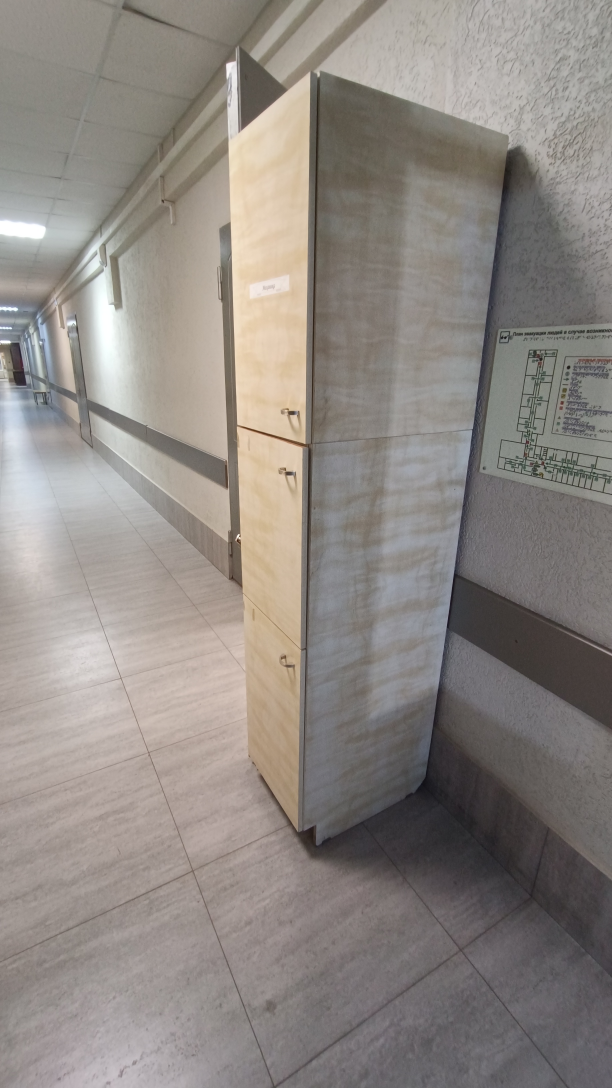
#> input picture управление/temp/6_3_1.jpg, 1836 x 3264 px (shown at 1/3 size)
$ python 6_3_2.py
#> lines starting #> are read from the running program, lines starting #| are printed output that depends on the picture
import cv2
import numpy as np
import matplotlib.pyplot as plt

# Загрузка изображений
img1 = cv2.imread('6_3_1.jpg')
#> img1 is the input picture: shape (3264, 1836, 3); mean B, G, R 131.4, 136.4, 142.7
img2 = cv2.imread('6_3_2.jpg')
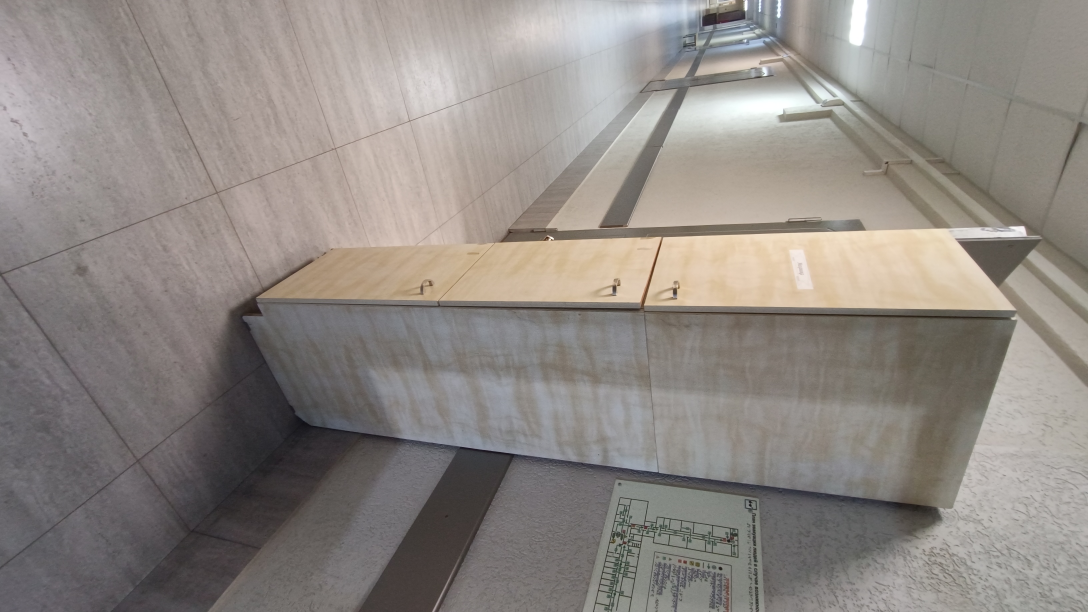
#> input picture управление/temp/6_3_2.jpg, 3264 x 1836 px (shown at 1/3 size)
#> img2 is the input picture: shape (1836, 3264, 3); mean B, G, R 131.4, 136.4, 142.7

if img1 is None or img2 is None:
    print("Ошибка: не удалось загрузить изображения")
    exit()

# Конвертация в оттенки серого
gray1 = cv2.cvtColor(img1, cv2.COLOR_BGR2GRAY)
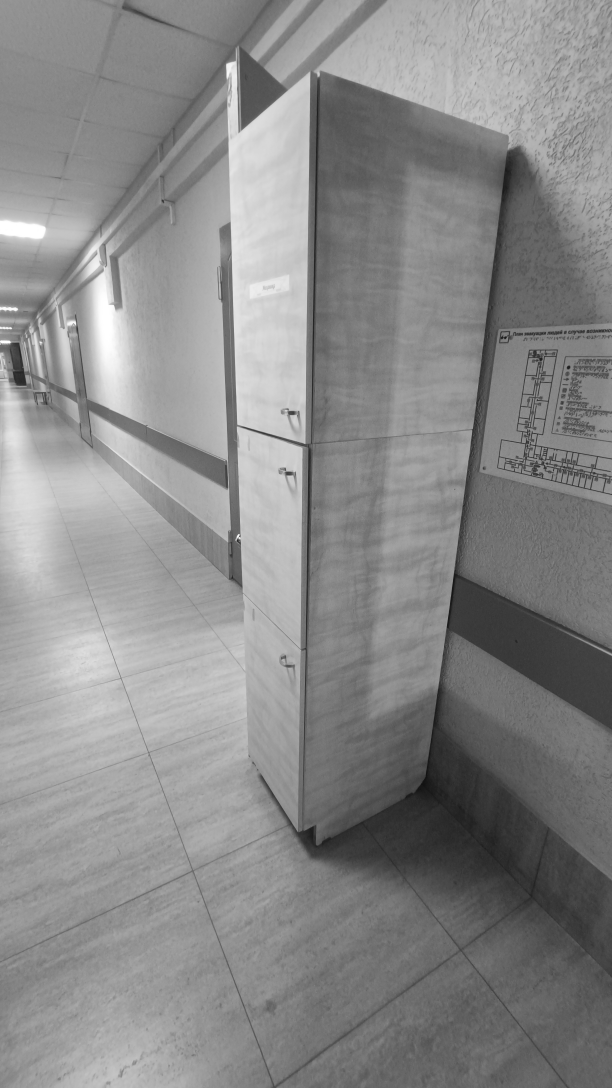
#> gray1: shape (3264, 1836) (shown at 1/3 size); min 15, max 255, mean 137.7
gray2 = cv2.cvtColor(img2, cv2.COLOR_BGR2GRAY)
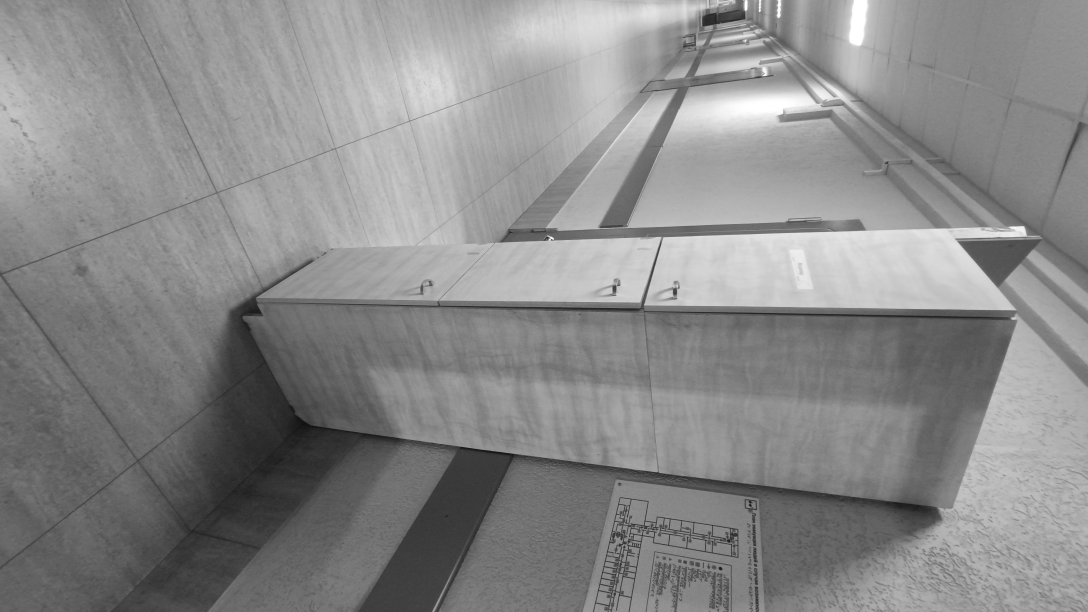
#> gray2: shape (1836, 3264) (shown at 1/3 size); min 15, max 255, mean 137.7

# ORB детектор
orb = cv2.ORB_create(nfeatures=2000)
kp1, des1 = orb.detectAndCompute(gray1, None)
#> kp1 = 2000 keypoints; strongest (x, y, size): (718, 1610, 31), (720, 1610, 31), (718, 1613, 31), (719, 1609, 37.2)
kp2, des2 = orb.detectAndCompute(gray2, None)
#> kp2 = 2000 keypoints; strongest (x, y, size): (1653, 718, 31), (1653, 720, 31), (1650, 718, 31), (1654, 719, 37.2)

# FLANN параметры для ORB
FLANN_INDEX_LSH = 6
index_params = dict(algorithm=FLANN_INDEX_LSH,
                    table_number=6,
                    key_size=12,
                    multi_probe_level=1)
search_params = dict(checks=50)

# FLANN матчер
flann = cv2.FlannBasedMatcher(index_params, search_params)

# Поиск совпадений (k=2 для проверки отношения)
matches = flann.knnMatch(des1, des2, k=2)
#> matches = 2000 matches

# Отбор хороших совпадений по критерию Lowe's ratio
good_matches = []
for match_pair in matches:
    if len(match_pair) == 2:
        m, n = match_pair
        if m.distance < 0.75 * n.distance:  # порог отношения
            good_matches.append(m)
#> after the loop, good_matches = 2000 matches

# Сортировка по расстоянию
good_matches = sorted(good_matches, key=lambda x: x.distance)

print(f"Найдено хороших совпадений: {len(good_matches)}")
#| Найдено хороших совпадений: 2000

# Визуализация
img_matches = cv2.drawMatches(img1, kp1, img2, kp2, good_matches[:100], None,
                              flags=cv2.DrawMatchesFlags_NOT_DRAW_SINGLE_POINTS)
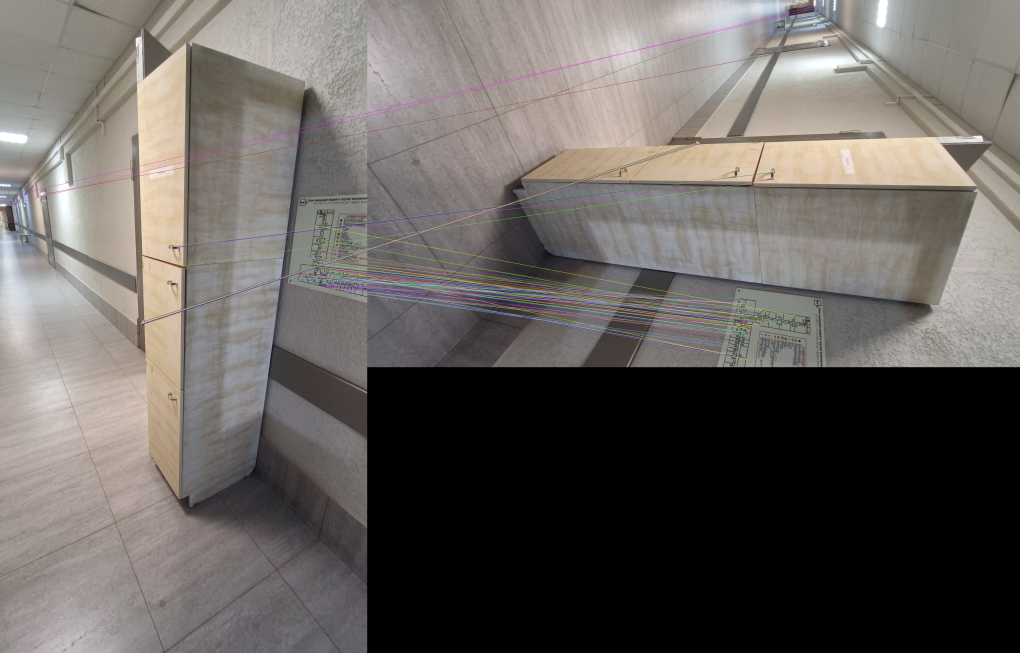
#> img_matches: shape (3264, 5100, 3) (shown at 1/5 size); mean B, G, R 95.1, 98.6, 103.2

plt.figure(figsize=(15, 8))
plt.imshow(cv2.cvtColor(img_matches, cv2.COLOR_BGR2RGB))
plt.title(f'ORB + FLANN совпадения (Lowe\'s ratio test) - показано {min(100, len(good_matches))} из {len(good_matches)}')
plt.axis('off')
plt.show()

# Если достаточно совпадений, можно найти гомографию
if len(good_matches) > 10:
    # Извлечение координат точек
    src_pts = np.float32([kp1[m.queryIdx].pt for m in good_matches]).reshape(-1, 1, 2)
#> src_pts = 2000 rows, first 8: [1630, 1359], [862, 1239], [712, 1612], [1543, 1392], [720, 1606], [1671, 1408], [1783, 1431], [1639, 1379]
    dst_pts = np.float32([kp2[m.trainIdx].pt for m in good_matches]).reshape(-1, 1, 2)
#> dst_pts = 2000 rows, first 8: [1904, 1630], [2024, 862], [1651, 712], [1871, 1543], [1657, 720], [1855, 1671], [1832, 1783], [1884, 1639]

    # Нахождение гомографии с RANSAC
    H, mask = cv2.findHomography(src_pts, dst_pts, cv2.RANSAC, 5.0)
#> H = [[0.000433, -0.999, 3261.3], [1, 6.29e-05, -0.0851], [2.32e-08, 6.18e-08, 1]]; mask = 2000 values from 1 to 1

    inliers = mask.ravel().tolist().count(1)
#> inliers = 2000
    print(f"Найдено гомографией inliers: {inliers} из {len(good_matches)}")
#| Найдено гомографией inliers: 2000 из 2000

    # Визуализация inliers
    inlier_matches = [good_matches[i] for i in range(len(good_matches)) if mask[i]]
#> inlier_matches = 2000 matches

    img_inliers = cv2.drawMatches(img1, kp1, img2, kp2, inlier_matches, None,
                                 flags=cv2.DrawMatchesFlags_NOT_DRAW_SINGLE_POINTS)
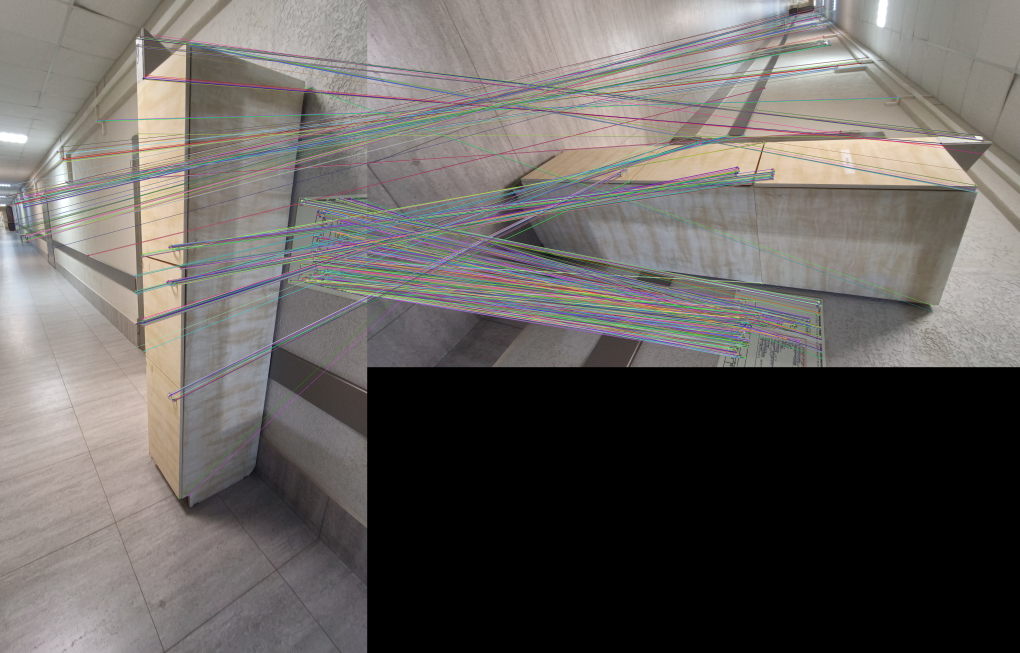
#> img_inliers: shape (3264, 5100, 3) (shown at 1/5 size); mean B, G, R 95.6, 98.7, 102.7

    plt.figure(figsize=(15, 8))
    plt.imshow(cv2.cvtColor(img_inliers, cv2.COLOR_BGR2RGB))
    plt.title(f'Inliers после RANSAC ({len(inlier_matches)} совпадений)')
    plt.axis('off')
    plt.show()
